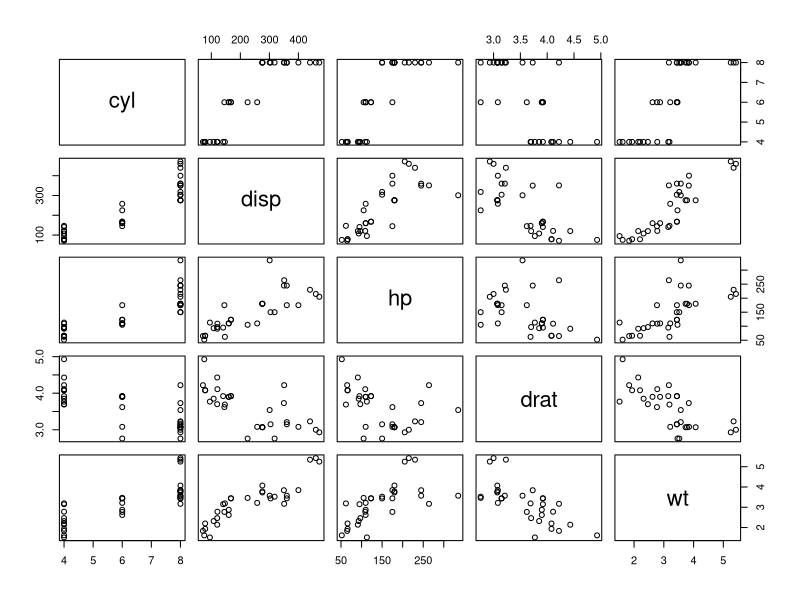
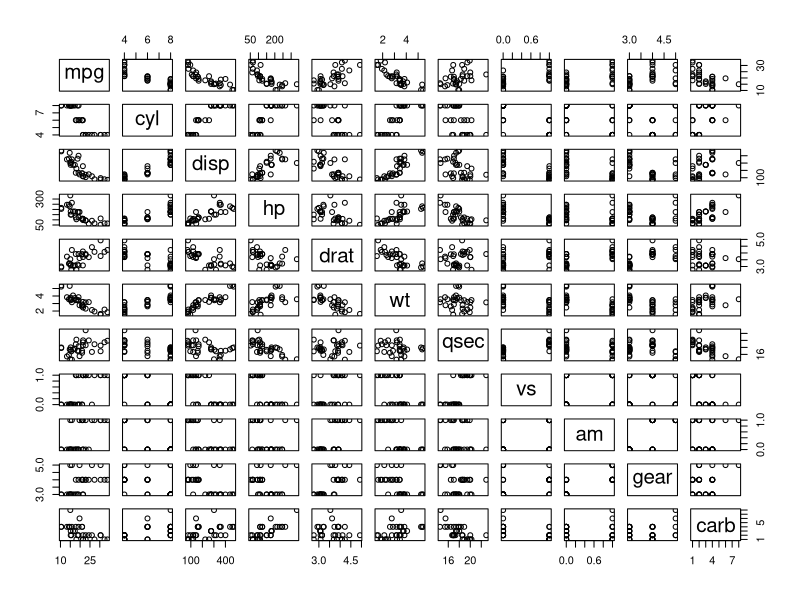

The R source for these figures, in order: (Note: this script raises an error after producing the figures.)
library(stringr)
library(dplyr)
#La función pairs nos permite cruzar todas las variables del dataset a modo de tabla donde el eje x de una gráfica corresponde a la columna donde se encuentra y el eje y a la fila.

#select: función para seleccionar variables o columnas.
#filter: función para filtrar datos de un dataset, retorna las filas que pasen el filtro.

## SELECIONES
# Podemos cruzar||relacionar variables de la matriz 
# [,] -> todas las observaciones
#[,2:6] -> columnas del 2 al 6
pairs(mtcars[,2:6])
#
pairs(mtcars)
#subset(dataset, select(añadiendo #columnas-> c(2,7:8,11,12))
new_data <- subset(mtcars, select = c(2,7:8,11,12))
pairs(new_data)
#subset(dataset, select(quitando #columnas->  -c(1,3,4,5,6,9,10))
new_data_one <- subset(mtcars, select = -c(1,3,4,5,6,9,10))
pairs(mtcars)
## otra forma sin usar subset()
pairs(mtcars[,-c(1,3,4,5,6,9,10)])

##FILTROS(observaciones y filas)
Eficientes <- filter(mtcars, mpg >= 30)
#hacemos uso de stringr -> filtros con string
merc <- mtcars %>%
  filter(str_detect(model,"Merc"))
merc
pairs(merc[,2:6])
cor(merc[,2:6])
#Correlacion (1 - 0)
# No implica causalidad
cor(mtcars[,2:6])
